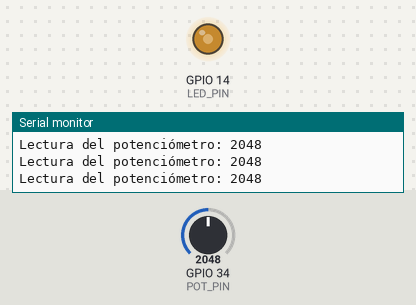
A program run on a simulated ESP32. Shown: output pins drawn as LEDs (lit = HIGH), the last lines printed to the serial monitor. The inputs (shaded band) are chosen by the test bench; at power-on: GPIO 34 (POT_PIN) = 2048.

Above: at 1.2 s.
1.3 s: GPIO 34 (POT_PIN) set to 2866
At 2.5 s:
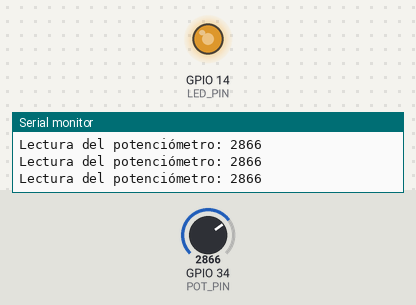
2.8 s: GPIO 34 (POT_PIN) set to 3603
At 4.0 s:
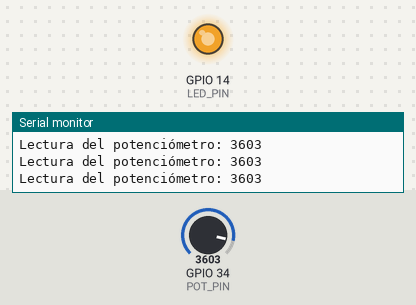
4.3 s: GPIO 34 (POT_PIN) set to 491
At 4.8 s:
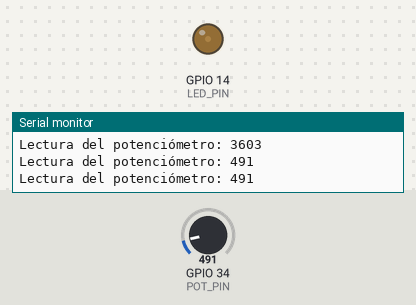
5.8 s: GPIO 34 (POT_PIN) set to 0
At 6.3 s:
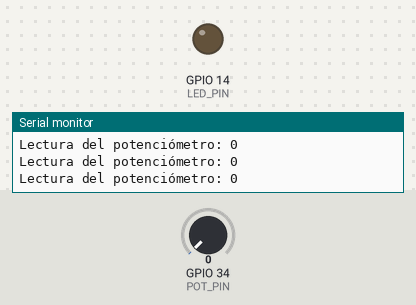
7.3 s: GPIO 34 (POT_PIN) set to 2047
At 8.2 s:
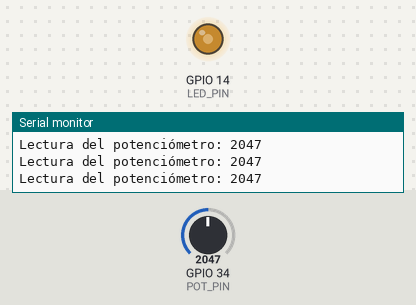
Timing chart, 0 to 9.8 s (numbered marks = the images above; inputs shaded):
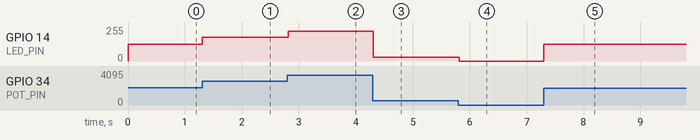

Measured:
- after the input at 1.3 s, GPIO 14 (LED_PIN): 127/255 → 178/255 at once
- after the input at 2.8 s, GPIO 14 (LED_PIN): 178/255 → 224/255 at once
- after the input at 4.3 s, GPIO 14 (LED_PIN): 224/255 → 30/255 at once
- after the input at 5.8 s, GPIO 14 (LED_PIN): 30/255 → 0/255 at once
- after the input at 7.3 s, GPIO 14 (LED_PIN): 0/255 → 127/255 at once

The program:

main.cpp
```cpp
#include <Arduino.h>

#define POT_PIN 34
#define LED_PIN 14

QueueHandle_t Cola_Lecturas;


void Lectura_Potenciometro(void *parametro) {
  for (;;) {
    int lectura = analogRead(POT_PIN);
    xQueueSend(Cola_Lecturas, &lectura, portMAX_DELAY);
    vTaskDelay(pdMS_TO_TICKS(200));
  }
}
void Procesamiento_Lecturas(void *parametro) {
      int lectura;
  for (;;) {
    if (xQueueReceive(Cola_Lecturas, &lectura, portMAX_DELAY) == pdTRUE) {
      Serial.printf("Lectura del potenciómetro: %d\n", lectura);
    }
  }
}
void LED(void *parametro) {
  for (;;) {
    int lectura = analogRead(POT_PIN);
    int pwm = map(lectura, 0, 4095, 0, 255);
    analogWrite(LED_PIN, pwm);
    vTaskDelay(pdMS_TO_TICKS(20));
  }
}
void setup() {
  // put your setup code here, to run once:
  Serial.begin(115200);
  Cola_Lecturas = xQueueCreate(10, sizeof(int));
  pinMode(LED_PIN, OUTPUT);
  xTaskCreate(Lectura_Potenciometro, "Lectura_Potenciometro", 2048, NULL, 1, NULL);
  xTaskCreate(Procesamiento_Lecturas, "Procesamiento_Lecturas", 2048, NULL, 1, NULL);
  xTaskCreate(LED, "LED", 2048, NULL, 1, NULL);
}

void loop() {
  // put your main code here, to run repeatedly:
}
```
